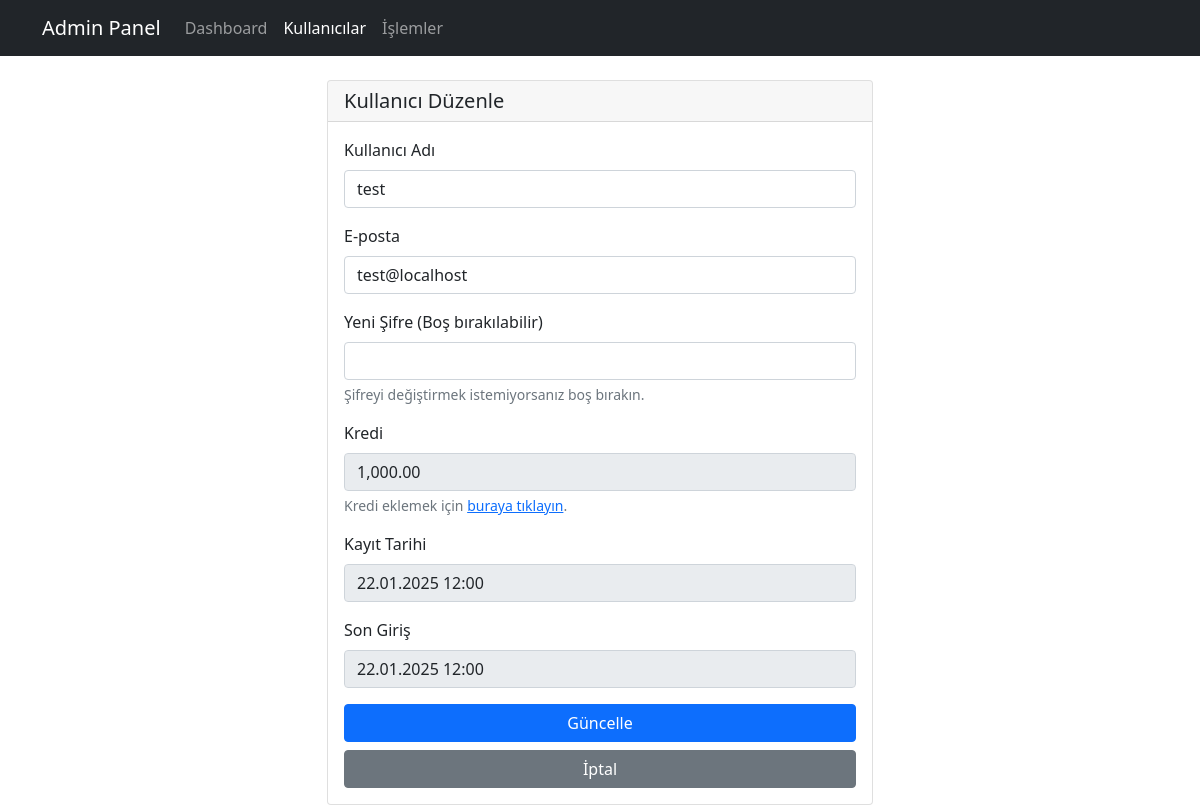
Page /admin/edit_user.php?id=2 (signed in) on the committed database.
### tables this page shows
CREATE TABLE users (
    id INT AUTO_INCREMENT PRIMARY KEY,
    username VARCHAR(50) NOT NULL UNIQUE,
    password VARCHAR(255) NOT NULL,
    email VARCHAR(100) NOT NULL UNIQUE,
    credits DECIMAL(15,2) DEFAULT 1000.00,
    is_admin BOOLEAN DEFAULT FALSE,
    created_at TIMESTAMP DEFAULT CURRENT_TIMESTAMP,
    last_login TIMESTAMP DEFAULT CURRENT_TIMESTAMP ON UPDATE CURRENT_TIMESTAMP
);

### admin/edit_user.php (the view, shortened to what this page needs)
<?php
require_once '../config/db.php';
$user_id = isset($_GET['id']) ? (int)$_GET['id'] : 0;
$stmt = $db->prepare("SELECT * FROM users WHERE id = ?");
$stmt->execute([$user_id]);
$user = $stmt->fetch();
?>
<!DOCTYPE html>
<html lang="tr">
<head>
    <link href="https://cdn.jsdelivr.net/npm/bootstrap@5.1.3/dist/css/bootstrap.min.css" rel="stylesheet">
</head>
<body>
    <nav class="navbar navbar-expand-lg navbar-dark bg-dark">
        <div class="container">
            <a class="navbar-brand" href="#">Admin Panel</a>
            <div class="collapse navbar-collapse" id="navbarNav">
                <ul class="navbar-nav">
                    <li class="nav-item">
                        <a class="nav-link" href="dashboard.php">Dashboard</a>
                    </li>
                    <li class="nav-item">
                        <a class="nav-link active" href="users.php">Kullanıcılar</a>
                    </li>
                    <li class="nav-item">
                        <a class="nav-link" href="transactions.php">İşlemler</a>
                    </li>
                </ul>
            </div>
        </div>
    </nav>
    <div class="container mt-4">
        <div class="row justify-content-center">
            <div class="col-md-6">
                <div class="card">
                    <div class="card-header">
                        <h5 class="card-title mb-0">Kullanıcı Düzenle</h5>
                    </div>
                    <div class="card-body">
                        <form action="" method="POST">
                            <div class="mb-3">
                                <label for="username" class="form-label">Kullanıcı Adı</label>
                                <input type="text" class="form-control" id="username" name="username" value="<?php echo htmlspecialchars($user['username']); ?>" required>
                            </div>
                            <div class="mb-3">
                                <label for="email" class="form-label">E-posta</label>
                                <input type="email" class="form-control" id="email" name="email" value="<?php echo htmlspecialchars($user['email']); ?>" required>
                            </div>
                            <div class="mb-3">
                                <label for="new_password" class="form-label">Yeni Şifre (Boş bırakılabilir)</label>
                                <input type="password" class="form-control" id="new_password" name="new_password">
                                <div class="form-text">Şifreyi değiştirmek istemiyorsanız boş bırakın.</div>
                            </div>
                            <div class="mb-3">
                                <label class="form-label">Kredi</label>
                                <input type="text" class="form-control" value="<?php echo number_format($user['credits'], 2); ?>" readonly>
                                <div class="form-text">Kredi eklemek için <a href="add_credits.php?id=<?php echo $user_id; ?>">buraya tıklayın</a>.</div>
                            </div>
                            <div class="mb-3">
                                <label class="form-label">Kayıt Tarihi</label>
                                <input type="text" class="form-control" value="<?php echo date('d.m.Y H:i', strtotime($user['created_at'])); ?>" readonly>
                            </div>
                            <div class="mb-3">
                                <label class="form-label">Son Giriş</label>
                                <input type="text" class="form-control" value="<?php echo $user['last_login'] ? date('d.m.Y H:i', strtotime($user['last_login'])) : '-'; ?>" readonly>
                            </div>
                            <div class="d-grid gap-2">
                                <button type="submit" class="btn btn-primary">Güncelle</button>
                                <a href="users.php" class="btn btn-secondary">İptal</a>
                            </div>
                        </form>
                    </div>
                </div>
            </div>
        </div>
    </div>
</body>
</html>

### rows in the picture
users: username "test", email "test@localhost", credits "1,000.00", created_at "22.01.2025 12:00", last_login "22.01.2025 12:00"
